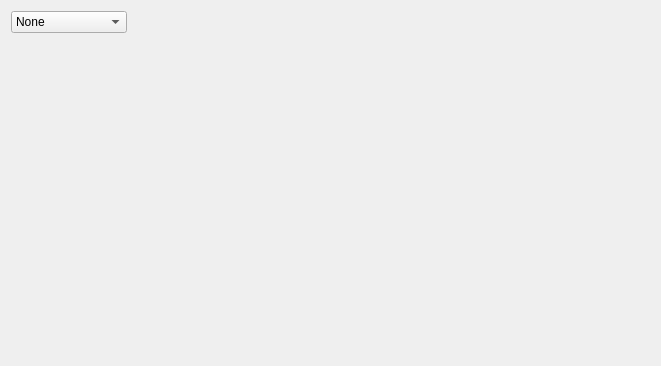
<?xml version="1.0" encoding="UTF-8"?>
<ui version="4.0">
 <class>Widget</class>
 <widget class="QWidget" name="Widget">
  <property name="geometry">
   <rect>
    <x>0</x>
    <y>0</y>
    <width>661</width>
    <height>366</height>
   </rect>
  </property>
  <property name="windowTitle">
   <string>Cherygova-cg16 Lab7</string>
  </property>
  <layout class="QGridLayout" name="gridLayout">
   <item row="1" column="1">
    <widget class="QComboBox" name="SelectAlgorithm">
     <item>
      <property name="text">
       <string>None</string>
      </property>
     </item>
     <item>
      <property name="text">
       <string>Bezier spline</string>
      </property>
     </item>
     <item>
      <property name="text">
       <string>Lagrange curve</string>
      </property>
     </item>
     <item>
      <property name="text">
       <string>B-spline</string>
      </property>
     </item>
    </widget>
   </item>
   <item row="2" column="1">
    <spacer name="verticalSpacer">
     <property name="orientation">
      <enum>Qt::Vertical</enum>
     </property>
     <property name="sizeHint" stdset="0">
      <size>
       <width>20</width>
       <height>316</height>
      </size>
     </property>
    </spacer>
   </item>
   <item row="1" column="2">
    <spacer name="horizontalSpacer">
     <property name="orientation">
      <enum>Qt::Horizontal</enum>
     </property>
     <property name="sizeHint" stdset="0">
      <size>
       <width>554</width>
       <height>20</height>
      </size>
     </property>
    </spacer>
   </item>
  </layout>
 </widget>
 <layoutdefault spacing="6" margin="11"/>
 <resources/>
 <connections/>
</ui>
